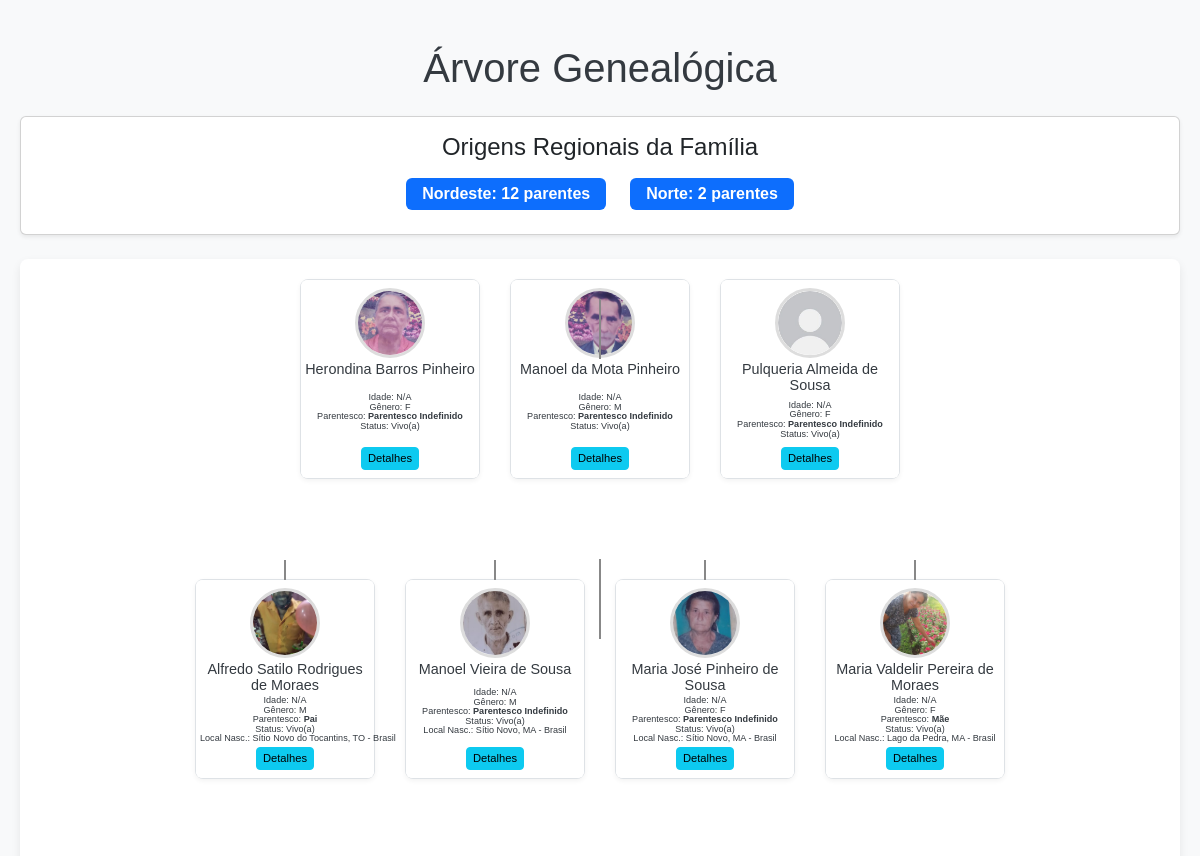
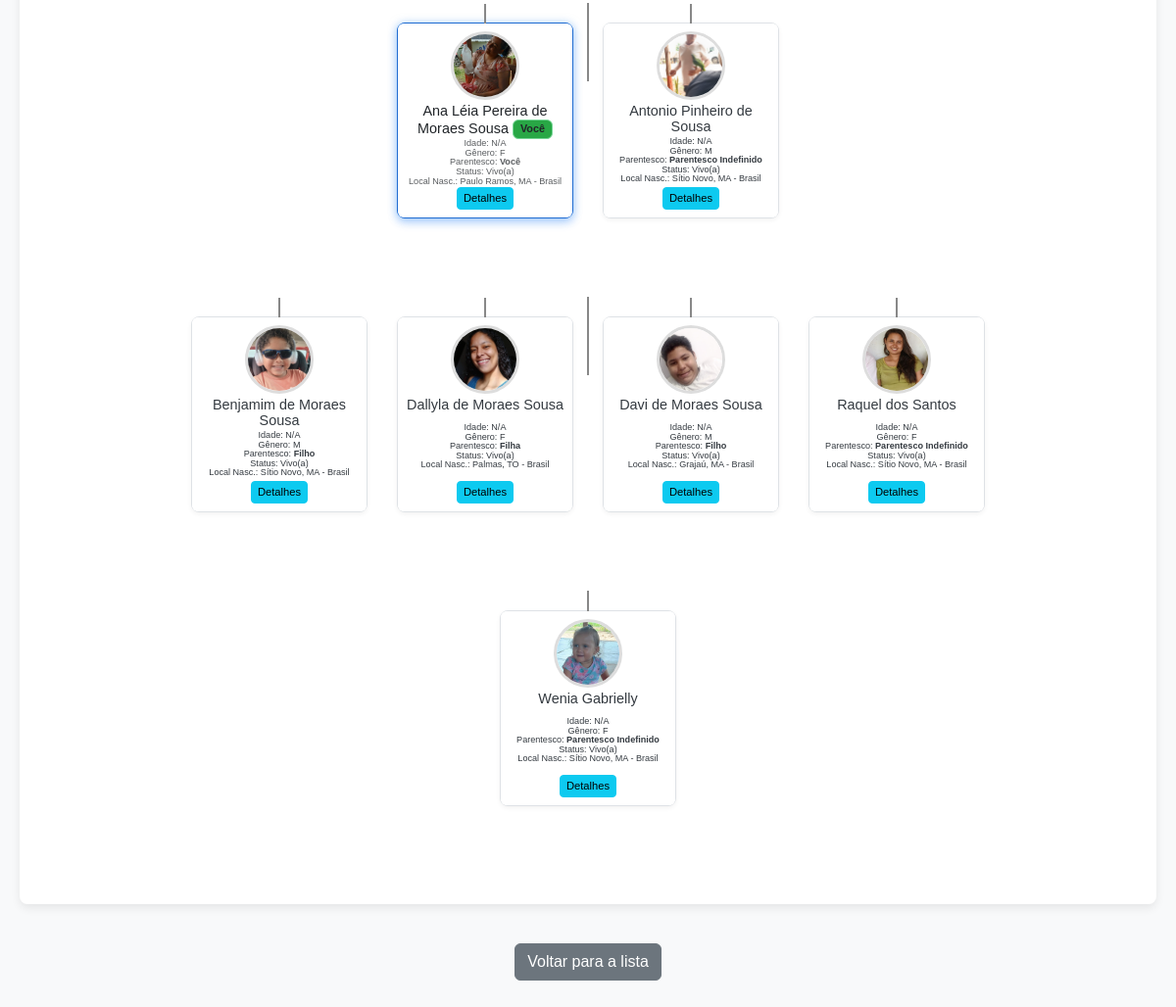
/pessoas/arvore/3/, run on the app's committed database (2 pictures, top to bottom).
### pessoas/models.py (models this page shows, shortened)
class Pessoa(models.Model):
    nome = models.CharField(max_length=100)
    data_nascimento = models.DateField(null=True, blank=True)
    data_falecimento = models.DateField(null=True, blank=True)
    data_falecimento_incerta = models.CharField(
        max_length=100,
        blank=True,
        null=True,
        verbose_name="Data de Falecimento (Incerta)",
        help_text="Ex: 'cerca de 1950', 'antes de 1990', 'final do século XX'. Preenche se a data exata for desconhecida."
    )
    genero = models.CharField(max_length=10, choices=[('M', 'Masculino'), ('F', 'Feminino')])
    pai = models.ForeignKey('self', null=True, blank=True, related_name='filhos_do_pai', on_delete=models.SET_NULL)
    mae = models.ForeignKey('self', null=True, blank=True, related_name='filhos_da_mae', on_delete=models.SET_NULL)
    foto = models.ImageField(upload_to='fotos_pessoas/', null=True, blank=True)
    historia_pessoal = models.TextField(null=True, blank=True)
    local_nascimento = models.CharField(max_length=200, blank=True, null=True, verbose_name="Local de Nascimento")
    estado_nascimento = models.CharField(
        max_length=2, # Ex: 'SP', 'MG', 'TO'
        blank=True,
        null=True,
        verbose_name="Estado de Nascimento (UF)",
        help_text="Sigla do estado (ex: SP, MG, TO). Usado para as Origens Regionais."
    )
    def get_age(self):
        return None
    def is_deceased(self):
        return self.data_falecimento is not None or bool(self.data_falecimento_incerta)
    def get_status_vida_display(self):
        if self.is_deceased():
            if self.data_falecimento:
                return "Falecido(a)"
            elif self.data_falecimento_incerta:
                return f"Falecido(a) ({self.data_falecimento_incerta})"
        return "Vivo(a)"
    def get_default_photo_url(self):
        return staticfiles_storage.url('pessoas/img/sem-foto.jpg')
    def get_relationship_to_user(self, user_pessoa):
        if not isinstance(user_pessoa, Pessoa):
            return "Pessoa na Árvore (Referência Inválida)"
        if self == user_pessoa:
            return "Você"
        if self.pk == user_pessoa.pai_id:
            return "Pai"
        if self.pk == user_pessoa.mae_id:
            return "Mãe"
        if self.pai == user_pessoa:
            return "Filho" if self.genero == 'M' else "Filha"
        if self.mae == user_pessoa:
            return "Filho" if self.genero == 'M' else "Filha"
        if user_pessoa.pai:
            if self.pk == user_pessoa.pai.pai_id:
                return "Avô Paterno"
            if self.pk == user_pessoa.pai.mae_id:
                return "Avó Paterna"
        if user_pessoa.mae:
            if self.pk == user_pessoa.mae.pai_id:
                return "Avô Materno"
            if self.pk == user_pessoa.mae.mae_id:
                return "Avó Materna"
        user_children = user_pessoa.filhos_do_pai.all() | user_pessoa.filhos_da_mae.all()
        for child in user_children.distinct():
            if self.pai == child or self.mae == child:
                return "Neto" if self.genero == 'M' else "Neta"
        if user_pessoa.pai:
            if user_pessoa.pai.pai:
                if self.pk == user_pessoa.pai.pai.pai_id:
                    return "Bisavô Paterno-Paterno"
                if self.pk == user_pessoa.pai.pai.mae_id:
                    return "Bisavó Paterna-Paterna"
            if user_pessoa.pai.mae:
                if self.pk == user_pessoa.pai.mae.pai_id:
                    return "Bisavô Paterno-Materno"
                if self.pk == user_pessoa.pai.mae.mae_id:
                    return "Bisavó Paterna-Materna"
        if user_pessoa.mae:
            if user_pessoa.mae.pai:
                if self.pk == user_pessoa.mae.pai.pai_id:
                    return "Bisavô Materno-Paterno"
                if self.pk == user_pessoa.mae.pai.mae_id:
                    return "Bisavó Materna-Paterna"
            if user_pessoa.mae.mae:
                if self.pk == user_pessoa.mae.mae.pai_id:
                    return "Bisavô Materno-Materno"
                if self.pk == user_pessoa.mae.mae.mae_id:
                    return "Bisavó Materna-Materna"
        ancestors_of_user = user_pessoa._get_ancestors_with_levels()
        descendants_of_user = user_pessoa._get_descendants_with_levels()
        if self.pk in ancestors_of_user and ancestors_of_user[self.pk] == 3:
            return "Bisavô" if self.genero == 'M' else "Bisavó"
        if self.pk in descendants_of_user and descendants_of_user[self.pk] == 3:
            return "Bisneto" if self.genero == 'M' else "Bisneta"
        common_father = (self.pai and user_pessoa.pai and self.pai == user_pessoa.pai)
        common_mother = (self.mae and user_pessoa.mae and self.mae == user_pessoa.mae)
        if common_father and common_mother:
            return "Irmão Completo" if self.genero == 'M' else "Irmã Completa"
        elif common_father or common_mother:
            return "Meio-irmão" if self.genero == 'M' else "Meia-irmã"
        if user_pessoa.pai:
            if user_pessoa.pai.pai and self.pk in [s.pk for s in user_pessoa.pai.pai.filhos_do_pai.all() if s.pk != user_pessoa.pai.pk]:
                 return "Tio Paterno" if self.genero == 'M' else "Tia Paterna"
            if user_pessoa.pai.mae and self.pk in [s.pk for s in user_pessoa.pai.mae.filhos_da_mae.all() if s.pk != user_pessoa.pai.pk]:
                 return "Tio Paterno" if self.genero == 'M' else "Tia Paterna"
        if user_pessoa.mae:
            if user_pessoa.mae.pai and self.pk in [s.pk for s in user_pessoa.mae.pai.filhos_do_pai.all() if s.pk != user_pessoa.mae.pk]:
                 return "Tio Materno" if self.genero == 'M' else "Tia Materna"
            if user_pessoa.mae.mae and self.pk in [s.pk for s in user_pessoa.mae.mae.filhos_da_mae.all() if s.pk != user_pessoa.mae.pk]:
                 return "Tio Materno" if self.genero == 'M' else "Tia Materna"
        brothers_sisters_of_user = user_pessoa._get_siblings()
        for sibling in brothers_sisters_of_user:
            if self.pai == sibling or self.mae == sibling:
                return "Sobrinho" if self.genero == 'M' else "Sobrinha"
        self_ancestor_ids = set(self._get_ancestors_with_levels().keys())
        user_ancestor_ids = set(user_pessoa._get_ancestors_with_levels().keys())
        common_ancestors_ids = self_ancestor_ids.intersection(user_ancestor_ids)
        return "Parentesco Indefinido"
    def _get_ancestors_with_levels(self):
        ancestors = {}
        queue = deque([(self, 0)])
        visited = {self.pk}
        while queue:
            current_person, level = queue.popleft()
            if current_person.pai and current_person.pai.pk not in visited:
                ancestors[current_person.pai.pk] = level + 1
                visited.add(current_person.pai.pk)
                queue.append((current_person.pai, level + 1))
            if current_person.mae and current_person.mae.pk not in visited:
                ancestors[current_person.mae.pk] = level + 1
                visited.add(current_person.mae.pk)
                queue.append((current_person.mae, level + 1))
        return ancestors
    def _get_descendants_with_levels(self):
        descendants = {}
        queue = deque([(self, 0)])
        visited = {self.pk}
        while queue:
            current_person, level = queue.popleft()
            children = current_person.filhos_do_pai.all() | current_person.filhos_da_mae.all()
            for child in children.distinct():
                if child.pk not in visited:
                    descendants[child.pk] = level + 1
                    visited.add(child.pk)
                    queue.append((child, level + 1))
        return descendants
    def _get_siblings(self):
        siblings = Pessoa.objects.none()
        if self.pai:
            siblings = siblings | self.pai.filhos_do_pai.all()
        if self.mae:
            siblings = siblings | self.mae.filhos_da_mae.all()
        return siblings.exclude(pk=self.pk).distinct()

### pessoas/views.py (the view, shortened to what this page needs)
# urls.py: path('pessoas/arvore/', views.arvore_genealogica, name='arvore_genealogica_default'),
def arvore_genealogica(request, pessoa_id=None):
    global _global_nodes_map, _global_families_map, _user_ref_for_rel, _pessoa_raiz_global
    _global_nodes_map = {}
    _global_families_map = {}
    _user_ref_for_rel = None
    _pessoa_raiz_global = None
    user_pessoa_id_from_session = request.session.get('user_selected_person_id')
    user_person_obj_for_tree_ref = None
    if user_pessoa_id_from_session:
        try:
            user_person_obj_for_tree_ref = Pessoa.objects.get(pk=user_pessoa_id_from_session)
        except Pessoa.DoesNotExist:
            user_person_obj_for_tree_ref = None
            del request.session['user_selected_person_id']
    pessoa_raiz = None
    if pessoa_id:
        pessoa_raiz = get_object_or_404(Pessoa.objects.all(), pk=pessoa_id)
    elif user_person_obj_for_tree_ref:
        pessoa_raiz = user_person_obj_for_tree_ref
    if not pessoa_raiz:
        return render(request, 'pessoas/arvore_simples.html', {'message': 'Nenhuma pessoa cadastrada para exibir a árvore.'})
    _user_ref_for_rel = user_person_obj_for_tree_ref if user_person_obj_for_tree_ref else pessoa_raiz
    _pessoa_raiz_global = pessoa_raiz
    _populate_all_tree_data(pessoa_raiz)
    regioes_contagem = {}
    for person_pk, person_data in _global_nodes_map.items():
        if 'estado_nascimento' in person_data and person_data['estado_nascimento']:
            estado_uf = person_data['estado_nascimento'].upper()
            if estado_uf in UF_TO_REGIAO:
                regiao = UF_TO_REGIAO[estado_uf]
                regioes_contagem[regiao] = regioes_contagem.get(regiao, 0) + 1
            else: # Se o estado não está no mapeamento (talvez estrangeiro ou UF inválida)
                regioes_contagem['Outras Regiões/Estrangeiro'] = regioes_contagem.get('Outras Regiões/Estrangeiro', 0) + 1
    regioes_para_template = []
    for regiao, count in regioes_contagem.items():
        regioes_para_template.append({'regiao': regiao, 'count': count})
    regioes_para_template.sort(key=lambda x: x['count'], reverse=True)
    tree_levels_data = {}
    person_to_level = {}
    queue_levels = deque([(pessoa_raiz, 0)])
    visited_pks_for_levels = {pessoa_raiz.pk}
    while queue_levels:
        current_obj_orm, level = queue_levels.popleft()
        person_to_level[current_obj_orm.pk] = level
        if current_obj_orm.pai and current_obj_orm.pai.pk not in visited_pks_for_levels:
            queue_levels.append( (current_obj_orm.pai, level - 1) )
            visited_pks_for_levels.add(current_obj_orm.pai.pk)
        if current_obj_orm.mae and current_obj_orm.mae.pk not in visited_pks_for_levels:
            queue_levels.append( (current_obj_orm.mae, level - 1) )
            visited_pks_for_levels.add(current_obj_orm.mae.pk)
        all_children_of_current = Pessoa.objects.filter(pai=current_obj_orm) | Pessoa.objects.filter(mae=current_obj_orm)
        for child_obj_orm in all_children_of_current.distinct():
            if child_obj_orm.pk not in visited_pks_for_levels:
                queue_levels.append( (child_obj_orm, level + 1) )
                visited_pks_for_levels.add(child_obj_orm.pk)
    min_level = min(person_to_level.values()) if person_to_level else 0
    max_level = max(person_to_level.values()) if person_to_level else 0
    final_tree_structure_for_template = []
    for level_idx in range(min_level, max_level + 1):
        people_in_this_level = []
        for person_pk in person_to_level:
            if person_to_level[person_pk] == level_idx:
                people_in_this_level.append(_global_nodes_map[person_pk])
        people_in_this_level.sort(key=lambda x: x['nome'])
        final_tree_structure_for_template.append({
            'level': level_idx,
            'nodes': people_in_this_level
        })
    context = {
        'all_tree_data': {
            'persons': _global_nodes_map,
            'families': _global_families_map,
        },
        'root_display_unit_id': _global_nodes_map[pessoa_raiz.pk].get('parent_family_id') or f"family_{pessoa_raiz.pk}_solo_root",
        'user_pessoa': user_person_obj_for_tree_ref,
        'tree_levels': final_tree_structure_for_template,
        'regioes_familiares': regioes_para_template, # NOVO: Dados das regiões para o template
    }
    return render(request, 'pessoas/arvore_simples.html', context)

### templates/pessoas/arvore_simples.html (shortened to what this page needs)
<!DOCTYPE html>
<html lang="pt-br">
<head>
    <link
      href="https://cdn.jsdelivr.net/npm/bootstrap@5.3.3/dist/css/bootstrap.min.css"
      rel="stylesheet"
    />
</head>
<body>
    <div class="container mt-4">
        <h1 class="mb-4">Árvore Genealógica</h1>
        {% load custom_filters %}
        {% if regioes_familiares %}
        <div class="card p-3 mb-4 shadow-sm">
            <h4 class="card-title text-center mb-3">Origens Regionais da Família</h4>
            <div class="row justify-content-center">
                {% for item in regioes_familiares %}
                <div class="col-auto mb-2">
                    <span class="badge bg-primary fs-6 py-2 px-3">
                        {{ item.regiao }}: {{ item.count }} parentes
                    </span>
                </div>
                {% endfor %}
            </div>
        </div>
        {% endif %}
        {% if message %}
            <div class="alert alert-warning">{{ message }}</div>
        {% elif tree_levels %}
            <div class="tree-container">
                {% for level_data in tree_levels %}
                    <div class="tree-level">
                        {% for person_data in level_data.nodes %}
                            <div class="person-card {% if person_data.is_root_display_node %}is-root-node{% endif %}">
                                {% include 'pessoas/_person_card.html' with person_data=person_data %}
                            </div>
                        {% endfor %}
                    </div>
                {% endfor %}
            </div>
        {% else %}
            <div class="alert alert-warning">Nenhuma pessoa para exibir a árvore.</div>
        {% endif %}
        <div class="back-button-container">
            <a href="{% url 'lista_pessoas' %}" class="btn btn-secondary">Voltar para a lista</a>
        </div>
    </div>
</body>
</html>

### templates/pessoas/_person_card.html (shortened to what this page needs)
{% load custom_filters %}
<div class="card person-card-inner-content h-100 border-0 {% if person_data.is_user_selected %}is-user-selected-card{% endif %}">
    <div class="card-body d-flex flex-column align-items-center py-2 px-1">
        <img src="{{ person_data.foto_url }}" alt="{{ person_data.nome }}" class="img-fluid rounded-circle mb-1" style="width: 70px; height: 70px; object-fit: cover; border: 3px solid #ddd;">
        <h5 class="card-title name text-center mb-0 flex-shrink-0" style="font-size: 0.9em; line-height: 1.1;">
            {{ person_data.nome }} {% if person_data.is_user_selected %} <span class="badge bg-success" style="color: #212529 !important;">Você</span>{% endif %}
        </h5>
        <div class="details text-muted text-center flex-grow-1 d-flex flex-column justify-content-center w-100" style="font-size: 0.65em; line-height: 1.05;">
            <small class="text-nowrap d-block">Idade: {% if person_data.idade %}{{ person_data.idade }}{% else %}N/A{% endif %}</small>
            <small class="text-nowrap d-block">Gênero: {{ person_data.genero }}</small>
            <small class="text-nowrap d-block">Parentesco: <strong>{{ person_data.relacao }}</strong></small>
            <small class="text-nowrap d-block">Status: {{ person_data.status_vida }}</small>
            {% if person_data.local_nascimento %}
                <small class="text-nowrap d-block">Local Nasc.: {{ person_data.local_nascimento }}</small>
            {% endif %}
        </div>
        <button class="btn btn-sm btn-info mt-auto" data-bs-toggle="modal" data-bs-target="#personDetailsModal" data-person-id="{{ person_data.id }}" style="font-size: 0.7em; padding: 0.2em 0.5em;">
            Detalhes
        </button>
    </div>
</div>

### data on the page
Pessoa: nome "Herondina Barros Pinheiro"
Pessoa: nome "Manoel da Mota Pinheiro"
Pessoa: nome "Pulqueria Almeida de Sousa"
Pessoa: nome "Alfredo Satilo Rodrigues de Moraes", local_nascimento "Sítio Novo do Tocantins, TO - Brasil"
Pessoa: nome "Manoel Vieira de Sousa", local_nascimento "Sítio Novo, MA - Brasil"
Pessoa: nome "Maria José Pinheiro de Sousa", local_nascimento "Sítio Novo, MA - Brasil"
Pessoa: nome "Maria Valdelir Pereira de Moraes", local_nascimento "Lago da Pedra, MA - Brasil"
Pessoa: nome "Ana Léia Pereira de Moraes Sousa", local_nascimento "Paulo Ramos, MA - Brasil"
Pessoa: nome "Antonio Pinheiro de Sousa", local_nascimento "Sítio Novo, MA - Brasil"
Pessoa: nome "Benjamim de Moraes Sousa", local_nascimento "Sítio Novo, MA - Brasil"
Pessoa: nome "Dallyla de Moraes Sousa", local_nascimento "Palmas, TO - Brasil"
Pessoa: nome "Davi de Moraes Sousa", local_nascimento "Grajaú, MA - Brasil"
Pessoa: nome "Raquel dos Santos", local_nascimento "Sítio Novo, MA - Brasil"
Pessoa: nome "Wenia Gabrielly", local_nascimento "Sítio Novo, MA - Brasil"

### other printed values
{{ item.regiao }} "Nordeste" "Norte"
{{ item.count }} "12" "2"
{{ person_data.genero }} "F" "M" "F" "M" "M" "F" "F" "F" "M" "M" "F" "M" "F" "F"
{{ person_data.relacao }} "Parentesco Indefinido" "Parentesco Indefinido" "Parentesco Indefinido" "Pai" "Parentesco Indefinido" "Parentesco Indefinido" "Mãe" "Você" "Parentesco Indefinido" "Filho" "Filha" "Filho" "Parentesco Indefinido" "Parentesco Indefinido"
{{ person_data.status_vida }} "Vivo(a)" "Vivo(a)" "Vivo(a)" "Vivo(a)" "Vivo(a)" "Vivo(a)" "Vivo(a)" "Vivo(a)" "Vivo(a)" "Vivo(a)" "Vivo(a)" "Vivo(a)" "Vivo(a)" "Vivo(a)"
